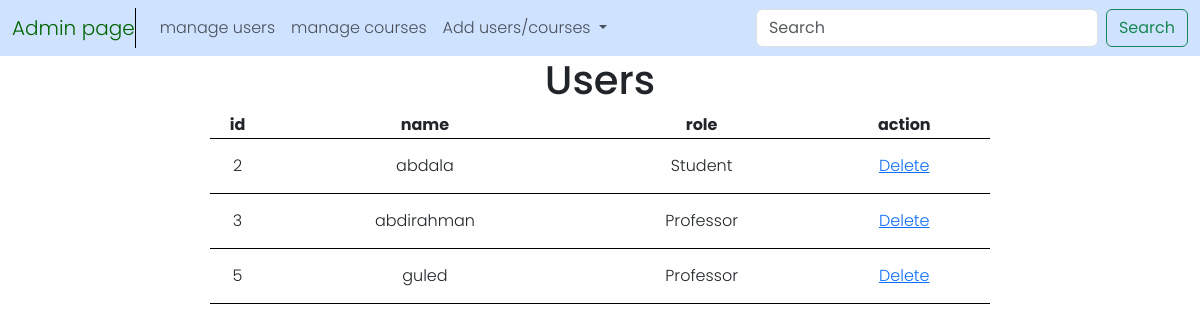
Before: /admin/manage/users with the older database file.
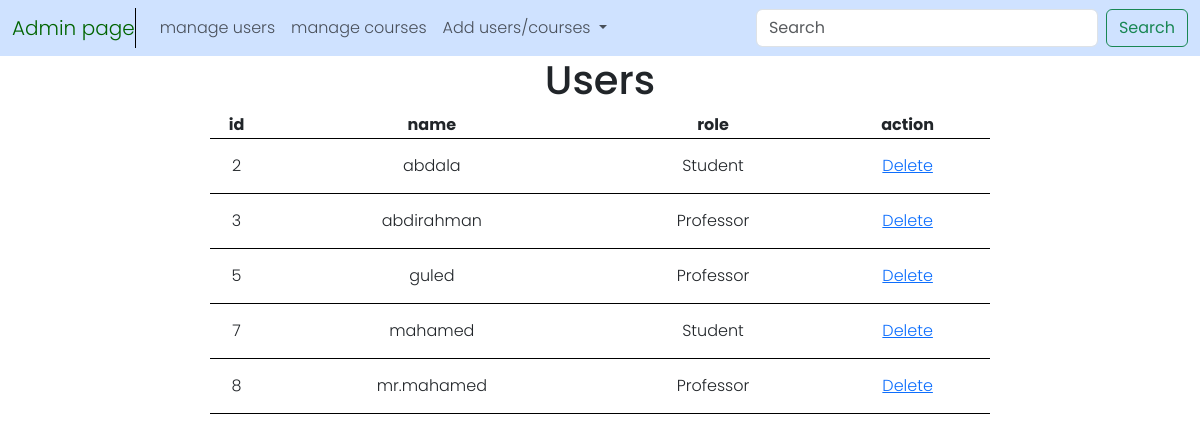
After: the same page with the newer database file.
### tables this page shows
CREATE TABLE users (
    id INTEGER PRIMARY KEY AUTOINCREMENT,
    username TEXT NOT NULL UNIQUE,
    password_hash TEXT NOT NULL,
    role TEXT CHECK(role IN ('Student', 'Professor', 'Admin')) NOT NULL
);

### app.py (the view)
@app.route('/admin/manage/users', methods=['GET', 'POST'])
def admin_manage_users():
    users = db.execute("SELECT * FROM users WHERE role != 'Admin'")
    return render_template("admin_view.html", users = users)

### templates/admin_view.html (shortened to what this page needs)
{% extends "admin.html"%}
{% block main%}
    {% if courses %}
        <div class="admin_manage">
            <h1>Courses</h1>
            <table>
                <thead>
                    <tr>
                        <th>id</th>
                        <th>course</th>
                        <th>professor</th>
                        <th>action</th>
                    </tr>
                </thead>
                <tbody>
                    {% for course in courses %}
                    <tr>
                        <td>{{ course.id }}</td>
                        <td>{{ course.course_name }}</td>
                        <td>{{ course.professor_id }}</td>
                        <td><a href="/admin/manage/course/{{ course.id }}">Delete</a></td>
                    </tr>
                    {% endfor %}
                </tbody>
            </table>
        </div>
    {% else %}
        <div class="admin_manage">
            <h1>Users</h1>
            <table>
                <thead>
                    <tr>
                        <th>id</th>
                        <th>name</th>
                        <th>role</th>
                        <th>action</th>
                    </tr>
                </thead>
                <tbody>
                    {% for user in users %}
                    <tr>
                        <td>{{ user.id }}</td>
                        <td>{{ user.username }}</td>
                        <td>{{ user.role }}</td>
                        <td><a href="/admin/manage/user/{{ user.id }}">Delete</a></td>
                    </tr>
                    {% endfor %}
                </tbody>
            </table>
        </div>
    {% endif %}
{% endblock%}

Changed rows visible on the page:
added users: id "7", username "mahamed", role "Student"
added users: id "8", username "mr.mahamed", role "Professor"
